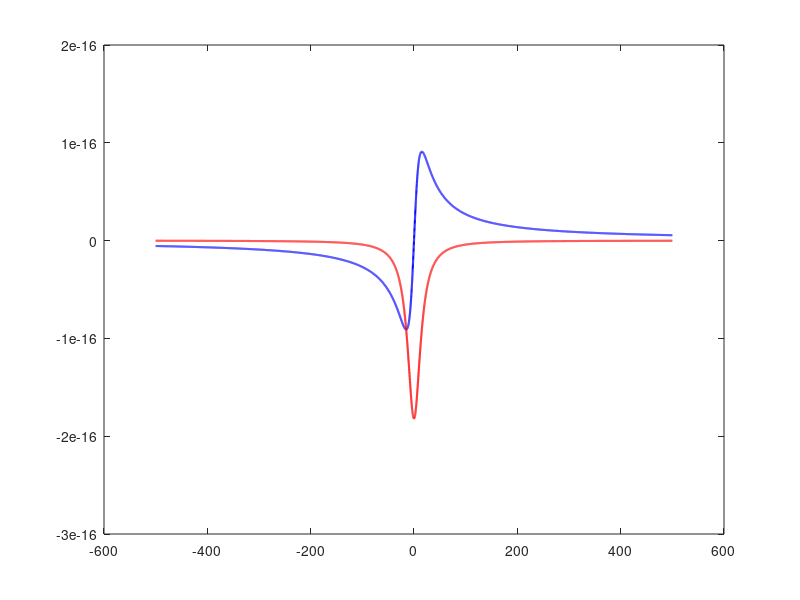

Write the MATLAB code that produced this figure. (Note: this script raises an error after producing the figure.)
clear;
close all;
ax=gca;

% Parameters
mu41=15.68e-29;
hbar=1.05e-34;
deltap=-5e13:0.001e13:5e13;
deltac=0;
deltad=0;
deltab=0;
phi=0;
omegac=1.51e11;
omegap=2.84e12;
omegad=0e12;
omegab=0e12;
g21=1.51e11;
g31=3.03e12;
g41=3.03e12;
k=1.24e15;
c=3e8; % Speed of light

% Complex detuning terms
X=(deltap-deltab+(1i/2).*g21);
Y=(deltap-deltad+(1i/2).*g31);
Z=(deltap+(1i/2).*g41);

% Numerator and Denominator terms
Dp=(X.*Z-abs(omegac).^2);
D=(X.*Y.*Z-Z.*abs(omegac).^2-X.*abs(omegad).^2-Y.*abs(omegab).^2+2*(omegac)*(omegad)*(omegab)*cos(phi));
D2=(Y.*abs(omegab)-abs(omegac*omegad)*exp(1i*phi));
D3=(X.*abs(omegad)-abs(omegac*omegab)*exp(-1i*phi));
A=((2.*c.*k)./(omegap));
B=((abs(Dp).^2+abs(D2).^2+abs(D3).^2)/abs(D).^2);

%chi1=((-A.*Dp)./D);
chi3=((A.*Dp)./D)*(abs(mu41).^2/((hbar).^2))*B;

% Plot
plot(deltap./10.^11,real(chi3), 'Color', [0 0 1], 'LineWidth', 1.5);
hold on;
plot(deltap./10.^11,imag(chi3), 'Color', [1 0 0], 'LineWidth', 1.5);

ax.XAxis.FontSize = 12;
ax.YAxis.FontSize = 12;
xticks(-500:100:500);
xticklabels(arrayfun(@(x) sprintf('%d', x/100), -500:100:500, 'UniformOutput', false));
xlabel("Probe freq. (\Delta_p) \times{10^{13}}", 'FontSize', 13, 'FontWeight', 'bold');
ylabel("Third order susceptibility (\chi^{(3)})", 'FontSize', 13, 'FontWeight', 'bold');